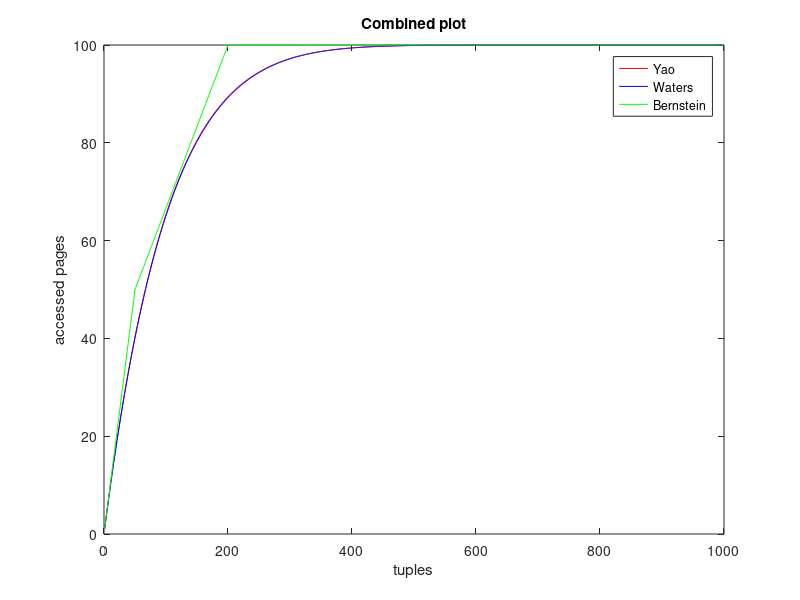
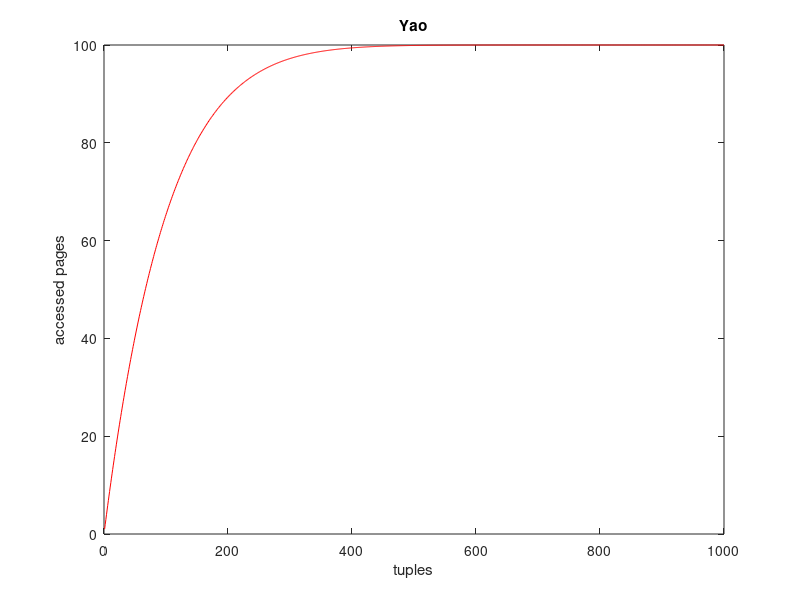
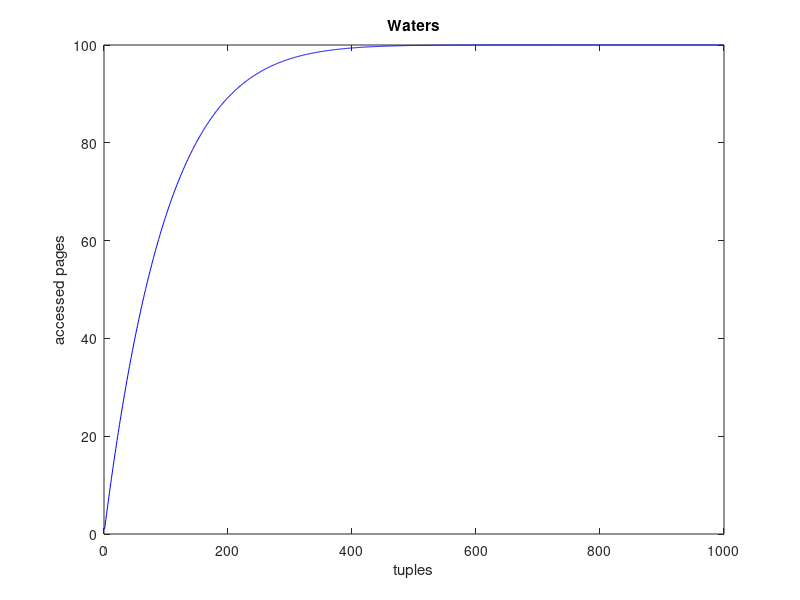
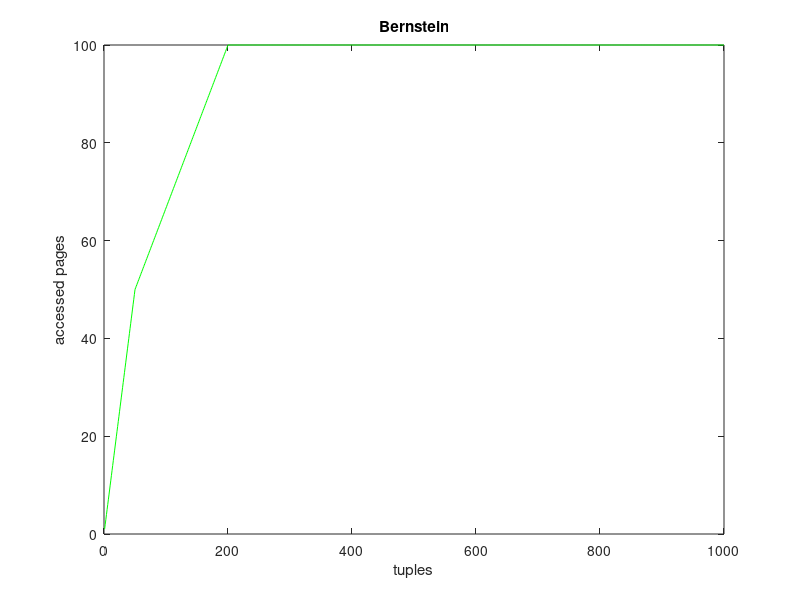

Reproduce these figures in MATLAB, in order.
close all; clear all; clc;

m = 100;
n = 10;

N = n*m;
Y = zeros(1,N);
Y_w = zeros(1,N);
Y_b = zeros(1,N);


for k = 1:1000
    if (k<=N-n) 
        % Yao
        %p = nchoosek(N-n,k)/nchoosek(N,k); %not exact
        X = 0:k-1;
        p = prod((N-n-X)./(N-X));
        Y(k) = (1-p)*m;
        % Waters
        Y_w(k) = m*(1-(1-k/N)^n);
    else
        Y(k) = m;
        Y_w(k) = m;
    end
    
    % Bernstein
    if (k<m/2)
        Y_b(k) = k;
    elseif (k<2*m)
        Y_b(k) = (k+m)/3;
    else
        Y_b(k) = m;
    end
end


plot(Y, 'Color', 'Red');
hold all;
plot(Y_w, 'Color', 'Blue');
hold all;
plot(Y_b, 'Color', 'Green');
legend('Yao', 'Waters', 'Bernstein');
title('Combined plot');
ylabel('accessed pages');
xlabel('tuples');

figure;
plot(Y, 'Color', 'Red');
title('Yao');
ylabel('accessed pages');
xlabel('tuples');

figure;
plot(Y_w, 'Color', 'Blue');
title('Waters');
ylabel('accessed pages');
xlabel('tuples');

figure;
plot(Y_b, 'Color', 'Green');
title('Bernstein');
ylabel('accessed pages');
xlabel('tuples');
